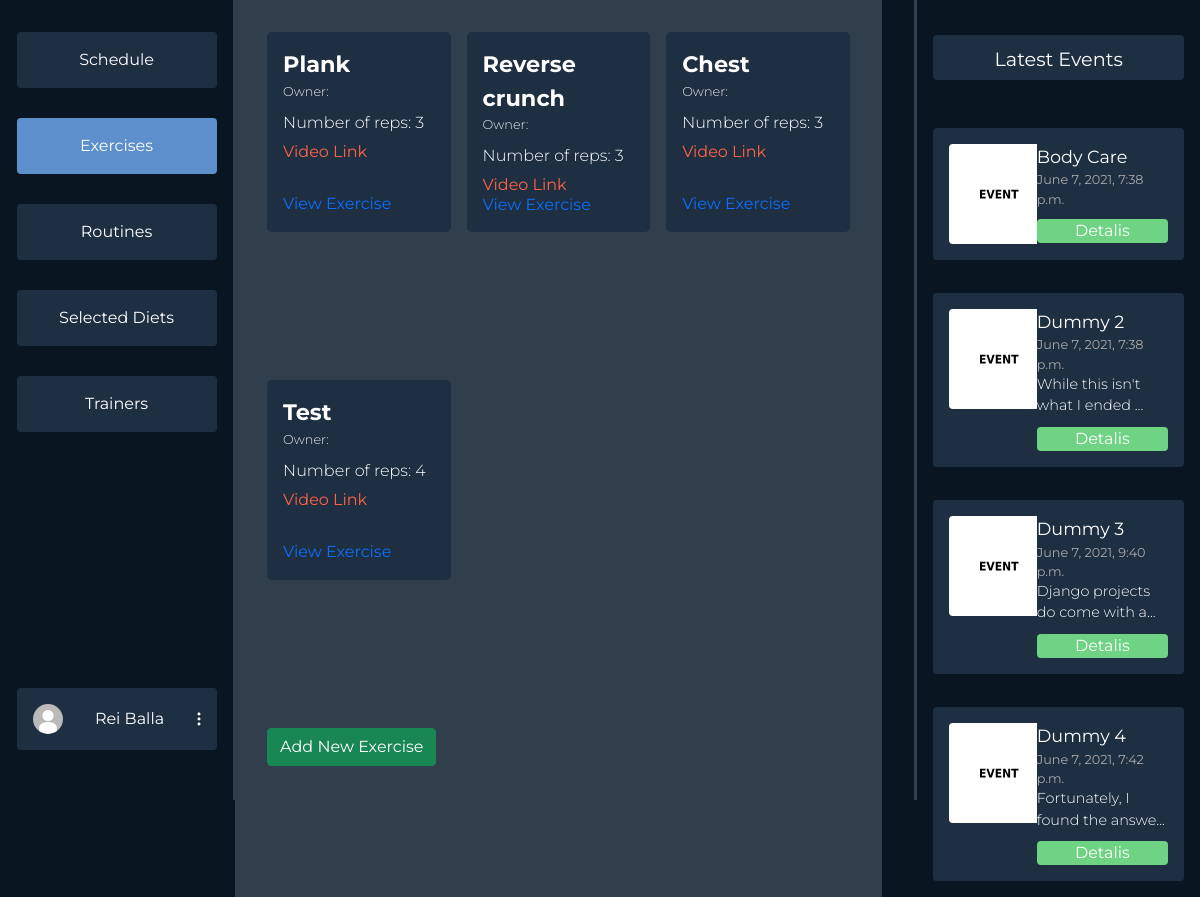
The page /dashboard/exercises/ (signed in) on the database as committed earlier.
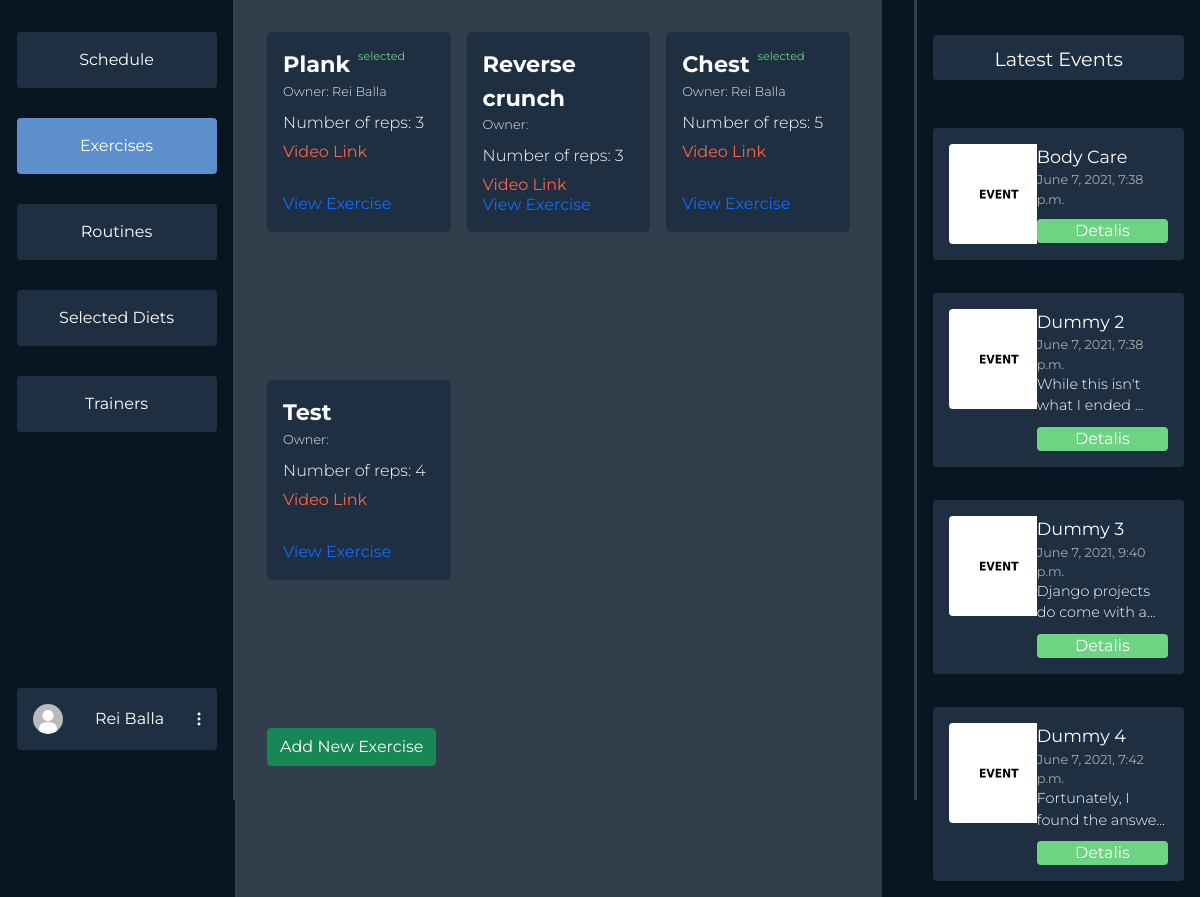
The same page on the database as committed later.
### users/models.py (models this page shows, shortened)
class Profile(models.Model):
    user = models.OneToOneField(User, on_delete=models.CASCADE)
    profile_photo = models.ImageField(
        upload_to='media/profiles/', default='profiles/default.jpg')
    height = models.FloatField(default=170.0)
    weight = models.FloatField(default=60.0)
    weight_goal = models.FloatField(default=70.0)
    GENDER_CHOICES = (('F', 'Female'), ('M', 'Male'), ('O', 'Other'))
    gender = models.CharField(
        max_length=9, choices=GENDER_CHOICES, default=GENDER_CHOICES[0])
    FREQUENCY = (
        ('3x', '3 Times a Week'),
        ('4x', '4 Times a Week'),
        ('5x', '5 Times a Week'),
        ('6x', '6 Times a Week'),
    )
    week_frequency = models.CharField(
        max_length=20, choices=FREQUENCY, default=FREQUENCY[0])
    profile_complete = models.BooleanField(default=False)
    selected_diets = models.ManyToManyField(DietPlan, blank=True)
    age = models.IntegerField(null=True)

### dashboards/models.py (models this page shows, shortened)
class Exercise(models.Model):
    owner = models.ForeignKey(User, on_delete=CASCADE,
                              related_name='%(class)s_username', null=True)
    selected_by = models.ManyToManyField(User)
    title = models.CharField(max_length=60, blank=True)
    reps = models.IntegerField(default=3, blank=True)
    desc = models.TextField(blank=True)
    link = models.CharField(max_length=300, blank=True)

class Event(models.Model):
    title = models.CharField(max_length=60, blank=True)
    date = models.DateTimeField(default=datetime.now(), blank=True)
    desc = models.TextField(blank=True)
    thumbnail = models.ImageField(
        upload_to='events/', default='events/default.jpg')

### dashboards/user_views.py (the view)
# urls.py: path('exercises/', user_views.exercises,
@login_required(login_url='login')
def exercises(request):
    events = Event.objects.all()[:4]
    exercises = Exercise.objects.all()
    context = {'options': EXERCISES_NAV,
               'events': events, 'exercises': exercises}
    return render(request, 'dashboards/user/exercises.html', context)

### dashboards/templates/dashboards/user/exercises.html (shortened to what this page needs)
{% extends 'dashboards/user/dashboard.html' %}
{% load static %}
{% block styles %}
<link rel="stylesheet" href="{% static 'css/dashboards/exercises.css' %}">
{% endblock styles %}
{% block middle %}
<div class="exercises">
{% for exercise in exercises %}
    <div class="exercise-card">
        <div class="left-exercise-card">
            <div class="ex-header">
                <div class="exercise-title">{{exercise.title}}</div>
                {% if user in exercise.selected_by.all  %}
                <span class="">selected</span>
                {% endif %}
            </div>
            {% if exercise.owner.first_name and exercise.owner.last_name %}
            <div class="exercise-owner">Owner: {{exercise.owner.first_name}} {{exercise.owner.last_name}}</div>
            {% else %}
            <div class="exercise-owner">Owner: {{exercise.owner.username}}</div>
            {% endif %}
            <div class="exercise-reps">Number of reps: {{exercise.reps}}</div>
            <div class="exercise-link"><a href="{{exercise.link}}">Video Link</a></div>
        </div>
        <a href="{% url 'userdashboard-exercise-details' exercise.id %}">View Exercise</a>
    </div>
{% endfor %}
</div>
<div class="mt-3" style="margin-left: 2em;">
    <a class="btn btn-success" href="{% url 'create-exercise' %}">Add New Exercise</a>
</div>
{% endblock middle %}

### dashboards/templates/dashboards/user/dashboard.html (shortened to what this page needs)
{% load static %}
<html>
  <head>
    <link href="https://cdn.jsdelivr.net/npm/bootstrap@5.0.1/dist/css/bootstrap.min.css" rel="stylesheet">
    <link rel="stylesheet" href="{% static 'css/dashboards/main.css' %}">
    <link rel="stylesheet" href="https://cdn.jsdelivr.net/npm/bootstrap-select@1.13.14/dist/css/bootstrap-select.min.css">
    {% block styles %}
    {% endblock styles %}
  </head>
  <body>
  {% block content %}
  {% if user.is_authenticated %}
  <div class="mycontainer">
    <div class="navigation">
      <div class="nav-col">
        <div class="options">
          {% for key, item in options.items %}
            {% if item.isActive %}
            <a class="option-active" href="/dashboard/{{item.url}}">{{ item.name }}</a>
            {% else %}
            <a class="option" href="/dashboard/{{item.url}}">{{ item.name }}</a>
            {% endif %}
          {% endfor %}
        </div>
        <div class="profile-wrapper">
          <div class="user-btn">
            <div class="profile-pic"><img src="{{ user.profile.profile_photo.url }}" alt=""></div>
            {% if user.first_name %}
            <span>{{user.get_full_name}}</span>
            {% else %}
            <span>{{user.username}}</span>
            {% endif %}
            <div class="three-dot"><img src="{% static 'svg/3dots.svg' %}" alt=""></div>
          </div>
        </div>
      </div>
      <div class="divider"></div>
    </div>
    <div class="middle">
    {% block middle %}
    {% endblock middle %}
    </div>
    <div class="events-section">
      <div class="divider"></div>
      <div class="events">
        <div class="latest">
          Latest Events
        </div>
        <div class="items overflow-auto">
        {% for item in events %}
          <div class="event-item">
            <div class="event-item-left">
              <div class="event-thumb"><img src="{{item.thumbnail.url}}"></div>
            </div>
            <div class="event-item-right">
              <div class="title">{{item.title}}</div>
              <div class="date">{{item.date}}</div>
              {% if item.desc|length > 30 %}
                <div class="desc">{{item.desc|slice:":30"}}...</div>
              {% else %}
                <div class="desc">{{item.desc}}</div>
              {% endif %}
              <div class="details">Detalis</div>
            </div>
          </div>
        {% endfor %}
        </div>
      </div>
    </div>
  </div>
  {% endif %}
  {% endblock content %}
  </body>
<html>

### static/css/dashboards/main.css (style rules this page uses)
* { margin: 0; font-family: "Montserrat", sans-serif; overflow: hidden; }
body { background-color: #0a1522; }
.mycontainer { display: flex; flex-direction: row; justify-content: space-between; }
.navigation { width: 20vw; }
.nav-col { display: flex; flex-direction: column; align-items: flex-end; margin: 1em; }
.options { margin-left: 7em; display: flex; flex-direction: column; justify-content: space-between; margin-top: 1em; height: 400px; }
.option { background-color: #1f2f42; color: #fff; padding: 1em; padding-right: 1em; padding-left: 1em; width: 200px; text-align: center; border-radius: 4px; }
a { text-decoration: none; }
.option-active { background-color: #5c8fcc; color: #fff; padding: 1em; padding-right: 1em; padding-left: 1em; width: 200px; text-align: center; border-radius: 4px; }
.user-btn { background-color: #1f2f42; color: #fff; padding: 1em; padding-right: 1em; padding-left: 1em; width: 200px; text-align: center; border-radius: 4px; margin-top: 16em; display: flex; flex-direction: row; align-items: center; justify-content: space-between; }
.profile-pic img { height: 30px; border-radius: 50%; width: auto; }
.navigation { display: flex; flex-direction: row; }
.divider { background-color: #313e4c; width: 4px; height: 100vh; margin: 0; padding: 0; z-index: 10; }
.middle { margin-right: 2em; width: 55vw; background-color: #313e4c; }
.events-section { margin-right: 1em; width: 23vw; display: flex; flex-direction: row; }
.event-thumb img { width: 100px; height: auto; border-radius: 4px; }
.latest { margin-top: 1em; background-color: #1f2f42; color: white; border-radius: 4px; padding: 0.5em 1em 0.5em 1em; text-align: center; font-size: 1.2em; }
.events { margin-top: 1em; margin-left: 1em; display: flex; flex-direction: column; color: white; width: 100%; }
.items { height: 200px; max-height: 800px; margin-top: 2em; display: flex; flex-direction: column; justify-content: space-between; height: 100%; }
.event-item { background-color: #1f2f42; border-radius: 4px; padding: 1em; display: flex; flex-direction: row; margin: 1em 0 1em 0; }
.event-item-left { width: 40%; }
.event-item-right { width: 60%; }
.event-item-right .title { font-size: 1.1em; }
.event-item-right .date { font-size: 0.8em; color: rgb(170, 170, 170); }
.event-item-right .desc { font-weight: 300; font-size: 0.9em; }
.event-item-right .details { margin-top: 10px; background-color: #6ed383; border-radius: 4px; text-align: center; }

### static/css/dashboards/exercises.css (style rules this page uses)
.exercises { margin-top: 2em; display: grid; grid-template-columns: repeat(3, 1fr); gap: 1em; width: 100%; padding: 0 2em 0 2em; height: 85vh; overflow-y: auto; }
.exercise-card { padding: 1em; display: flex; flex-direction: column; align-items: flex-start; justify-content: space-between; color: white; min-height: 200px; max-height: 200px; border-radius: 5px; background-color: #1f2f42; }
.left-exercise-card { flex-direction: column; align-items: flex-start; justify-content: space-between; }
.ex-header { display: flex; flex-direction: row; width: 100%; align-items: stretch; }
.ex-header > span { margin-left: 0.7em; font-size: 0.7em; color: #6ed383; }
.exercise-title { font-size: 1.4em; font-weight: bold; }
.exercise-owner { font-size: 0.8em; color: rgb(236, 234, 234); font-weight: 300; margin-bottom: 10px; }
.exercise-link { margin-top: 5px; }
.exercise-link a { color: tomato; }
.exercise-reps { font-size: 1em; font-weight: 300; }

Rows that differ between the two databases and show on the page:
changed Exercise "Plank": owner_id empty → 2 (drawn); owner.first_name (not shown) → "Rei"; owner.last_name (not shown) → "Balla"
changed Exercise "Chest": owner_id empty → 2 (drawn); owner.first_name (not shown) → "Rei"; owner.last_name (not shown) → "Balla"; reps "3" → "5"
